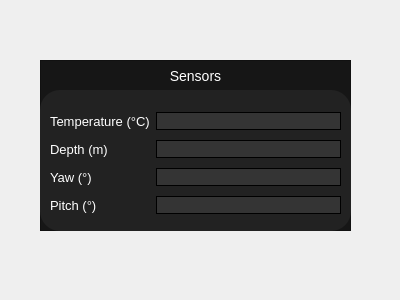
<?xml version="1.0" encoding="UTF-8"?>
<ui version="4.0">
 <class>Form</class>
 <widget class="QWidget" name="Form">
  <property name="geometry">
   <rect>
    <x>0</x>
    <y>0</y>
    <width>400</width>
    <height>300</height>
   </rect>
  </property>
  <property name="sizePolicy">
   <sizepolicy hsizetype="Ignored" vsizetype="Expanding">
    <horstretch>0</horstretch>
    <verstretch>0</verstretch>
   </sizepolicy>
  </property>
  <property name="windowTitle">
   <string>Form</string>
  </property>
  <widget class="QWidget" name="sensors_widget" native="true">
   <property name="geometry">
    <rect>
     <x>40</x>
     <y>60</y>
     <width>311</width>
     <height>171</height>
    </rect>
   </property>
   <widget class="QFrame" name="sensors">
    <property name="geometry">
     <rect>
      <x>0</x>
      <y>0</y>
      <width>311</width>
      <height>171</height>
     </rect>
    </property>
    <property name="styleSheet">
     <string notr="true">QFrame#sensors{
background-color:	rgba(22,22,22,255);
}</string>
    </property>
    <property name="frameShape">
     <enum>QFrame::StyledPanel</enum>
    </property>
    <property name="frameShadow">
     <enum>QFrame::Raised</enum>
    </property>
    <widget class="QLabel" name="label_sensors">
     <property name="geometry">
      <rect>
       <x>80</x>
       <y>0</y>
       <width>151</width>
       <height>31</height>
      </rect>
     </property>
     <property name="styleSheet">
      <string notr="true">color:White;
font-size: 14px;</string>
     </property>
     <property name="text">
      <string>Sensors</string>
     </property>
     <property name="alignment">
      <set>Qt::AlignCenter</set>
     </property>
    </widget>
    <widget class="QFrame" name="frame_sensors">
     <property name="geometry">
      <rect>
       <x>0</x>
       <y>30</y>
       <width>311</width>
       <height>141</height>
      </rect>
     </property>
     <property name="styleSheet">
      <string notr="true">QFrame#frame_sensors {
background-color: rgba(34,34,34,255);
border-radius: 20px;
}
QLineEdit{
background-color: rgba(52,52,52,255);
border: 1px solid black;
}

QLabel{
color: White;
font-size: 13px;
}</string>
     </property>
     <property name="frameShape">
      <enum>QFrame::StyledPanel</enum>
     </property>
     <property name="frameShadow">
      <enum>QFrame::Raised</enum>
     </property>
     <widget class="QWidget" name="gridLayoutWidget">
      <property name="geometry">
       <rect>
        <x>10</x>
        <y>18</y>
        <width>291</width>
        <height>111</height>
       </rect>
      </property>
      <layout class="QGridLayout" name="gridLayout">
       <item row="2" column="1">
        <widget class="QLineEdit" name="ledit_yaw">
         <property name="styleSheet">
          <string notr="true"/>
         </property>
         <property name="readOnly">
          <bool>true</bool>
         </property>
        </widget>
       </item>
       <item row="1" column="1">
        <widget class="QLineEdit" name="ledit_depth">
         <property name="styleSheet">
          <string notr="true"/>
         </property>
         <property name="readOnly">
          <bool>true</bool>
         </property>
        </widget>
       </item>
       <item row="0" column="0">
        <widget class="QLabel" name="label_temperature">
         <property name="sizePolicy">
          <sizepolicy hsizetype="Fixed" vsizetype="Ignored">
           <horstretch>0</horstretch>
           <verstretch>0</verstretch>
          </sizepolicy>
         </property>
         <property name="styleSheet">
          <string notr="true"/>
         </property>
         <property name="text">
          <string>Temperature (°C)</string>
         </property>
        </widget>
       </item>
       <item row="0" column="1">
        <widget class="QLineEdit" name="ledit_temperature">
         <property name="sizePolicy">
          <sizepolicy hsizetype="Expanding" vsizetype="Fixed">
           <horstretch>0</horstretch>
           <verstretch>0</verstretch>
          </sizepolicy>
         </property>
         <property name="styleSheet">
          <string notr="true"/>
         </property>
         <property name="readOnly">
          <bool>true</bool>
         </property>
        </widget>
       </item>
       <item row="3" column="1">
        <widget class="QLineEdit" name="ledit_pitch">
         <property name="styleSheet">
          <string notr="true"/>
         </property>
         <property name="readOnly">
          <bool>true</bool>
         </property>
        </widget>
       </item>
       <item row="1" column="0">
        <widget class="QLabel" name="label_depth">
         <property name="sizePolicy">
          <sizepolicy hsizetype="Fixed" vsizetype="Ignored">
           <horstretch>0</horstretch>
           <verstretch>0</verstretch>
          </sizepolicy>
         </property>
         <property name="styleSheet">
          <string notr="true"/>
         </property>
         <property name="text">
          <string>Depth (m)</string>
         </property>
        </widget>
       </item>
       <item row="2" column="0">
        <widget class="QLabel" name="label_yaw">
         <property name="sizePolicy">
          <sizepolicy hsizetype="Fixed" vsizetype="Ignored">
           <horstretch>0</horstretch>
           <verstretch>0</verstretch>
          </sizepolicy>
         </property>
         <property name="styleSheet">
          <string notr="true"/>
         </property>
         <property name="text">
          <string>Yaw (°)</string>
         </property>
        </widget>
       </item>
       <item row="3" column="0">
        <widget class="QLabel" name="label_depth_pitch">
         <property name="sizePolicy">
          <sizepolicy hsizetype="Fixed" vsizetype="Ignored">
           <horstretch>0</horstretch>
           <verstretch>0</verstretch>
          </sizepolicy>
         </property>
         <property name="styleSheet">
          <string notr="true"/>
         </property>
         <property name="text">
          <string>Pitch (°)</string>
         </property>
        </widget>
       </item>
      </layout>
     </widget>
    </widget>
   </widget>
  </widget>
 </widget>
 <resources/>
 <connections/>
</ui>
